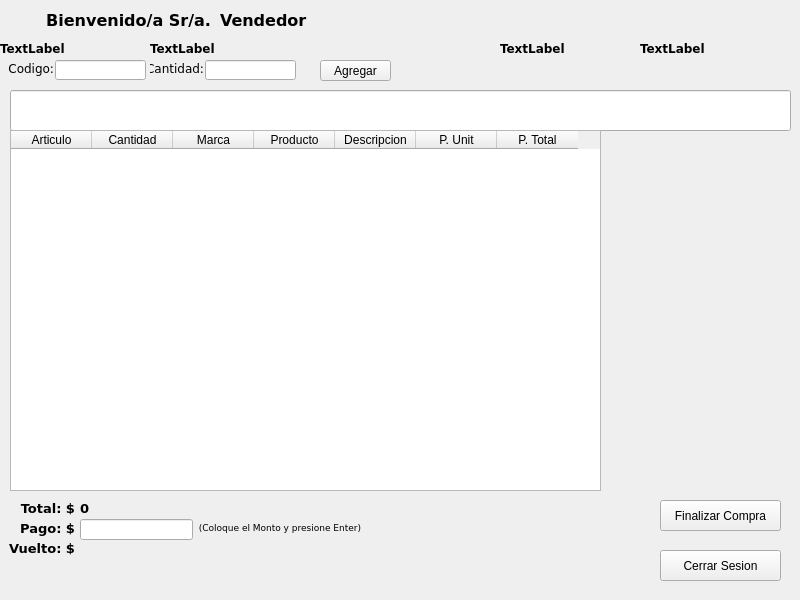
   <widget class="QWidget" name="WVendedor" native="true">
    <property name="geometry">
     <rect>
      <x>0</x>
      <y>1400</y>
      <width>800</width>
      <height>600</height>
     </rect>
    </property>
    <property name="minimumSize">
     <size>
      <width>800</width>
      <height>600</height>
     </size>
    </property>
    <property name="maximumSize">
     <size>
      <width>800</width>
      <height>600</height>
     </size>
    </property>
    <widget class="QLabel" name="LblVendedor">
     <property name="geometry">
      <rect>
       <x>220</x>
       <y>10</y>
       <width>581</width>
       <height>20</height>
      </rect>
     </property>
     <property name="font">
      <font>
       <family>DejaVu Sans</family>
       <pointsize>12</pointsize>
       <weight>75</weight>
       <bold>true</bold>
      </font>
     </property>
     <property name="text">
      <string>Vendedor</string>
     </property>
     <property name="alignment">
      <set>Qt::AlignLeading|Qt::AlignLeft|Qt::AlignVCenter</set>
     </property>
    </widget>
    <widget class="QLabel" name="lblCatVen">
     <property name="geometry">
      <rect>
       <x>0</x>
       <y>40</y>
       <width>141</width>
       <height>17</height>
      </rect>
     </property>
     <property name="font">
      <font>
       <family>DejaVu Sans</family>
       <weight>75</weight>
       <bold>true</bold>
      </font>
     </property>
     <property name="text">
      <string>TextLabel</string>
     </property>
    </widget>
    <widget class="QLabel" name="lblfechaInVend">
     <property name="geometry">
      <rect>
       <x>150</x>
       <y>40</y>
       <width>281</width>
       <height>17</height>
      </rect>
     </property>
     <property name="font">
      <font>
       <family>DejaVu Sans</family>
       <weight>75</weight>
       <bold>true</bold>
      </font>
     </property>
     <property name="text">
      <string>TextLabel</string>
     </property>
    </widget>
    <widget class="QPushButton" name="BtnSalirRep_2">
     <property name="geometry">
      <rect>
       <x>660</x>
       <y>550</y>
       <width>121</width>
       <height>31</height>
      </rect>
     </property>
     <property name="text">
      <string>Cerrar Sesion</string>
     </property>
    </widget>
    <widget class="QLabel" name="lblVendFecha">
     <property name="geometry">
      <rect>
       <x>500</x>
       <y>40</y>
       <width>131</width>
       <height>16</height>
      </rect>
     </property>
     <property name="font">
      <font>
       <family>DejaVu Sans</family>
       <weight>75</weight>
       <bold>true</bold>
      </font>
     </property>
     <property name="text">
      <string>TextLabel</string>
     </property>
    </widget>
    <widget class="QLabel" name="lblVendCodigo">
     <property name="geometry">
      <rect>
       <x>0</x>
       <y>60</y>
       <width>54</width>
       <height>17</height>
      </rect>
     </property>
     <property name="font">
      <font>
       <family>DejaVu Sans</family>
      </font>
     </property>
     <property name="text">
      <string>Codigo:</string>
     </property>
     <property name="alignment">
      <set>Qt::AlignRight|Qt::AlignTrailing|Qt::AlignVCenter</set>
     </property>
    </widget>
    <widget class="QLabel" name="lblVendCantidad">
     <property name="geometry">
      <rect>
       <x>150</x>
       <y>60</y>
       <width>54</width>
       <height>17</height>
      </rect>
     </property>
     <property name="font">
      <font>
       <family>DejaVu Sans</family>
      </font>
     </property>
     <property name="text">
      <string>Cantidad:</string>
     </property>
     <property name="alignment">
      <set>Qt::AlignRight|Qt::AlignTrailing|Qt::AlignVCenter</set>
     </property>
    </widget>
    <widget class="QLabel" name="lblVendTotal">
     <property name="geometry">
      <rect>
       <x>15</x>
       <y>500</y>
       <width>60</width>
       <height>17</height>
      </rect>
     </property>
     <property name="font">
      <font>
       <family>DejaVu Sans</family>
       <pointsize>10</pointsize>
       <weight>75</weight>
       <bold>true</bold>
      </font>
     </property>
     <property name="text">
      <string>Total: $</string>
     </property>
     <property name="alignment">
      <set>Qt::AlignRight|Qt::AlignTrailing|Qt::AlignVCenter</set>
     </property>
    </widget>
    <widget class="QLabel" name="lblVendPago">
     <property name="geometry">
      <rect>
       <x>15</x>
       <y>520</y>
       <width>60</width>
       <height>17</height>
      </rect>
     </property>
     <property name="font">
      <font>
       <family>DejaVu Sans</family>
       <pointsize>10</pointsize>
       <weight>75</weight>
       <bold>true</bold>
      </font>
     </property>
     <property name="text">
      <string>Pago: $</string>
     </property>
     <property name="alignment">
      <set>Qt::AlignRight|Qt::AlignTrailing|Qt::AlignVCenter</set>
     </property>
    </widget>
    <widget class="QLabel" name="lblVendVuelto">
     <property name="geometry">
      <rect>
       <x>5</x>
       <y>540</y>
       <width>70</width>
       <height>17</height>
      </rect>
     </property>
     <property name="font">
      <font>
       <family>DejaVu Sans</family>
       <pointsize>10</pointsize>
       <weight>75</weight>
       <bold>true</bold>
      </font>
     </property>
     <property name="text">
      <string>Vuelto: $</string>
     </property>
     <property name="alignment">
      <set>Qt::AlignRight|Qt::AlignTrailing|Qt::AlignVCenter</set>
     </property>
    </widget>
    <widget class="QPushButton" name="BtnVendFinalizarCompra">
     <property name="geometry">
      <rect>
       <x>660</x>
       <y>500</y>
       <width>121</width>
       <height>31</height>
      </rect>
     </property>
     <property name="text">
      <string>Finalizar Compra</string>
     </property>
    </widget>
    <widget class="QLineEdit" name="LedVendCodigo">
     <property name="geometry">
      <rect>
       <x>55</x>
       <y>60</y>
       <width>91</width>
       <height>20</height>
      </rect>
     </property>
    </widget>
    <widget class="QLineEdit" name="LedVendCantidad">
     <property name="geometry">
      <rect>
       <x>205</x>
       <y>60</y>
       <width>91</width>
       <height>20</height>
      </rect>
     </property>
    </widget>
    <widget class="QPushButton" name="BtnVendAdherirProd">
     <property name="geometry">
      <rect>
       <x>320</x>
       <y>60</y>
       <width>71</width>
       <height>21</height>
      </rect>
     </property>
     <property name="text">
      <string>Agregar</string>
     </property>
    </widget>
    <widget class="QLineEdit" name="LedVendMuestraProdPrecio">
     <property name="geometry">
      <rect>
       <x>10</x>
       <y>90</y>
       <width>781</width>
       <height>41</height>
      </rect>
     </property>
     <property name="font">
      <font>
       <family>DejaVu Sans</family>
       <pointsize>15</pointsize>
       <weight>75</weight>
       <bold>true</bold>
      </font>
     </property>
     <property name="alignment">
      <set>Qt::AlignCenter</set>
     </property>
    </widget>
    <widget class="QLabel" name="lblVendTotal_2">
     <property name="geometry">
      <rect>
       <x>80</x>
       <y>500</y>
       <width>111</width>
       <height>17</height>
      </rect>
     </property>
     <property name="font">
      <font>
       <family>DejaVu Sans</family>
       <pointsize>10</pointsize>
       <weight>75</weight>
       <bold>true</bold>
      </font>
     </property>
     <property name="text">
      <string>0</string>
     </property>
     <property name="alignment">
      <set>Qt::AlignLeading|Qt::AlignLeft|Qt::AlignVCenter</set>
     </property>
    </widget>
    <widget class="QLabel" name="lblVendVuelto_2">
     <property name="geometry">
      <rect>
       <x>80</x>
       <y>540</y>
       <width>111</width>
       <height>17</height>
      </rect>
     </property>
     <property name="font">
      <font>
       <family>DejaVu Sans</family>
       <pointsize>10</pointsize>
       <weight>75</weight>
       <bold>true</bold>
      </font>
     </property>
     <property name="text">
      <string/>
     </property>
     <property name="alignment">
      <set>Qt::AlignLeading|Qt::AlignLeft|Qt::AlignVCenter</set>
     </property>
    </widget>
    <widget class="QLineEdit" name="LedVendPago">
     <property name="geometry">
      <rect>
       <x>80</x>
       <y>519</y>
       <width>113</width>
       <height>21</height>
      </rect>
     </property>
     <property name="contextMenuPolicy">
      <enum>Qt::DefaultContextMenu</enum>
     </property>
     <property name="inputMask">
      <string/>
     </property>
    </widget>
    <widget class="QLabel" name="lblVendImagenProd">
     <property name="geometry">
      <rect>
       <x>620</x>
       <y>150</y>
       <width>151</width>
       <height>321</height>
      </rect>
     </property>
     <property name="text">
      <string/>
     </property>
    </widget>
    <widget class="QLabel" name="lblVendHora">
     <property name="geometry">
      <rect>
       <x>640</x>
       <y>40</y>
       <width>131</width>
       <height>16</height>
      </rect>
     </property>
     <property name="font">
      <font>
       <family>DejaVu Sans</family>
       <weight>75</weight>
       <bold>true</bold>
      </font>
     </property>
     <property name="text">
      <string>TextLabel</string>
     </property>
    </widget>
    <widget class="QTableWidget" name="TWVendProductosVenta">
     <property name="geometry">
      <rect>
       <x>10</x>
       <y>130</y>
       <width>591</width>
       <height>361</height>
      </rect>
     </property>
     <property name="sizeAdjustPolicy">
      <enum>QAbstractScrollArea::AdjustIgnored</enum>
     </property>
     <attribute name="horizontalHeaderDefaultSectionSize">
      <number>81</number>
     </attribute>
     <attribute name="horizontalHeaderHighlightSections">
      <bool>true</bool>
     </attribute>
     <column>
      <property name="text">
       <string>Articulo</string>
      </property>
     </column>
     <column>
      <property name="text">
       <string>Cantidad</string>
      </property>
     </column>
     <column>
      <property name="text">
       <string>Marca</string>
      </property>
     </column>
     <column>
      <property name="text">
       <string>Producto</string>
      </property>
     </column>
     <column>
      <property name="text">
       <string>Descripcion</string>
      </property>
     </column>
     <column>
      <property name="text">
       <string>P. Unit</string>
      </property>
     </column>
     <column>
      <property name="text">
       <string>P. Total</string>
      </property>
     </column>
    </widget>
    <widget class="QLabel" name="LblVendColocaMontoEnter">
     <property name="geometry">
      <rect>
       <x>190</x>
       <y>520</y>
       <width>171</width>
       <height>16</height>
      </rect>
     </property>
     <property name="font">
      <font>
       <family>DejaVu Sans</family>
       <pointsize>7</pointsize>
      </font>
     </property>
     <property name="text">
      <string>(Coloque el Monto y presione Enter)</string>
     </property>
     <property name="alignment">
      <set>Qt::AlignRight|Qt::AlignTrailing|Qt::AlignVCenter</set>
     </property>
    </widget>
    <widget class="QLabel" name="LblVendedorBienvenido">
     <property name="geometry">
      <rect>
       <x>20</x>
       <y>10</y>
       <width>191</width>
       <height>20</height>
      </rect>
     </property>
     <property name="font">
      <font>
       <family>DejaVu Sans</family>
       <pointsize>12</pointsize>
       <weight>75</weight>
       <bold>true</bold>
      </font>
     </property>
     <property name="text">
      <string>Bienvenido/a Sr/a.</string>
     </property>
     <property name="alignment">
      <set>Qt::AlignRight|Qt::AlignTrailing|Qt::AlignVCenter</set>
     </property>
    </widget>
   </widget>
